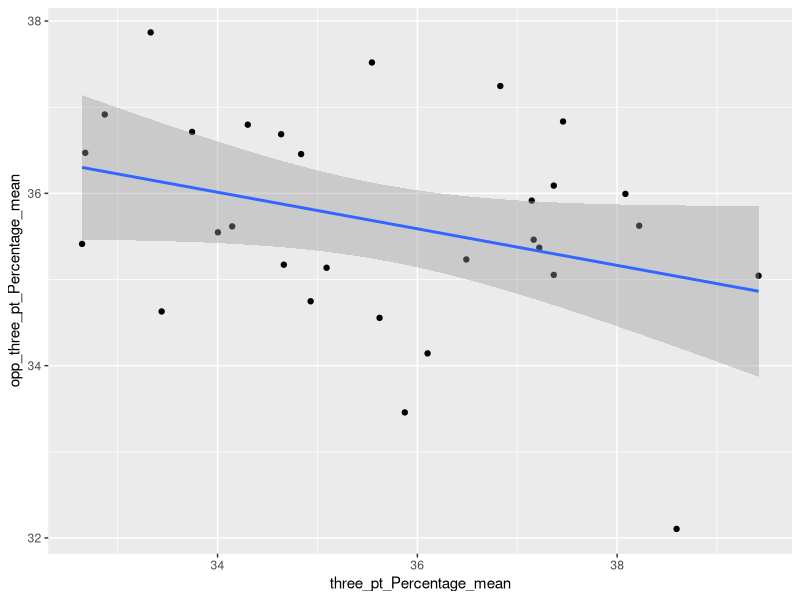
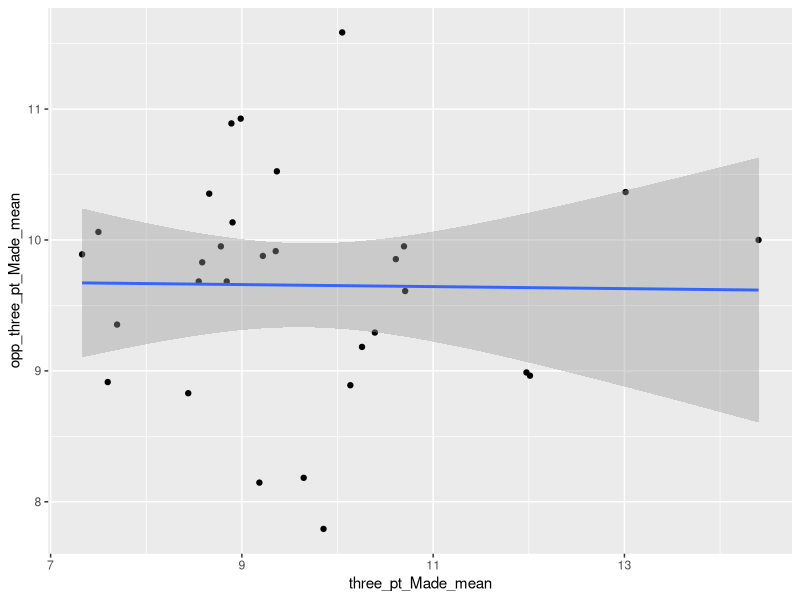
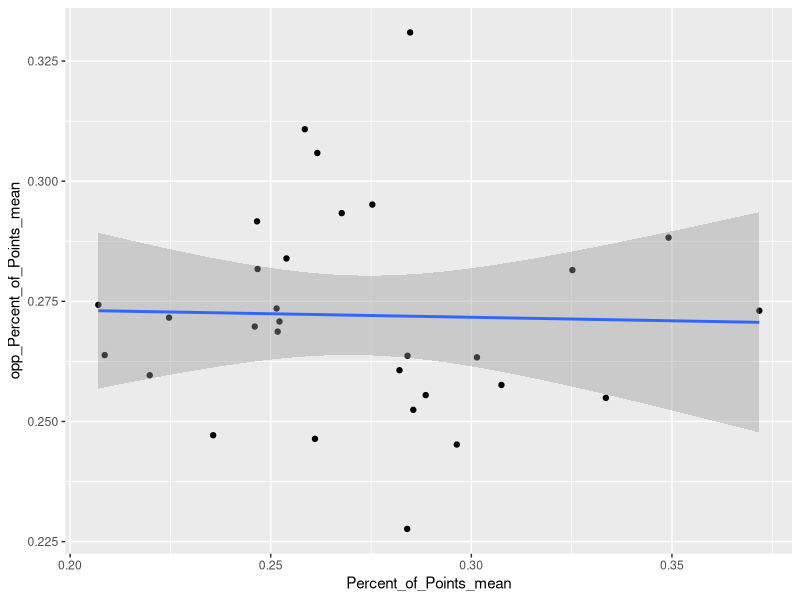
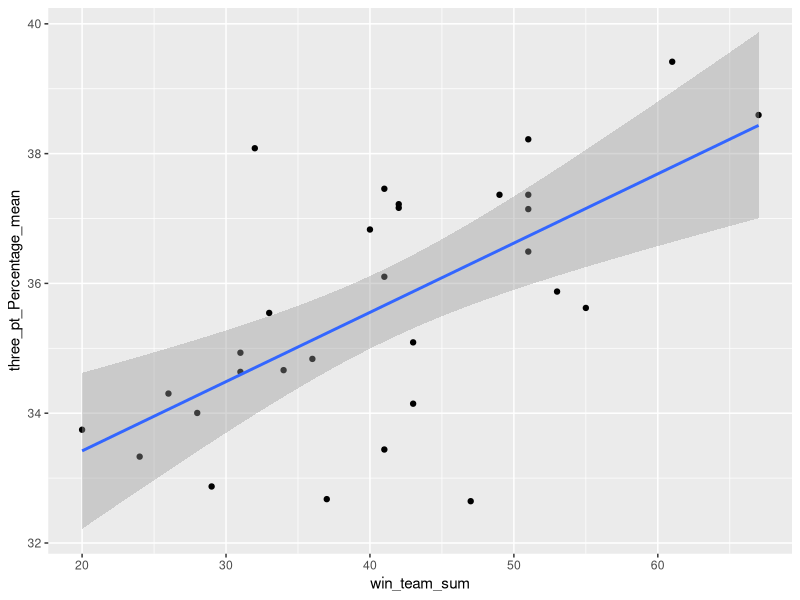
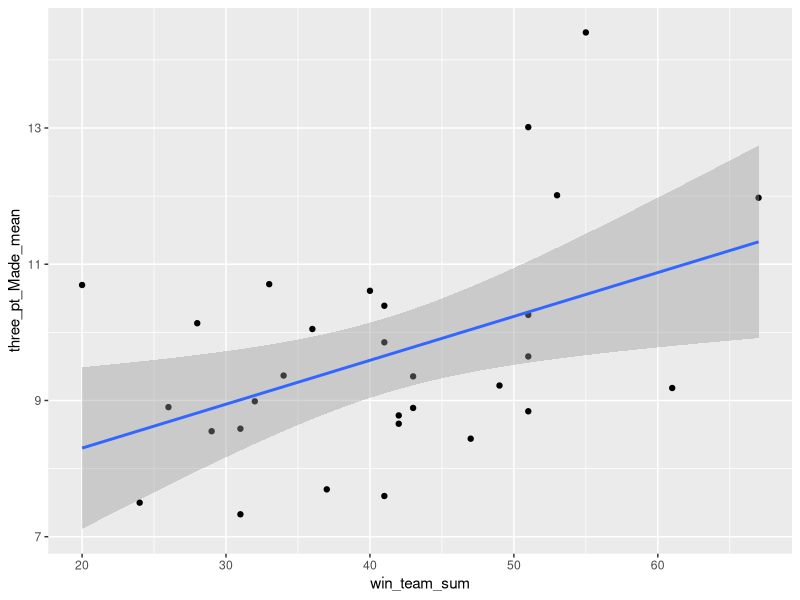
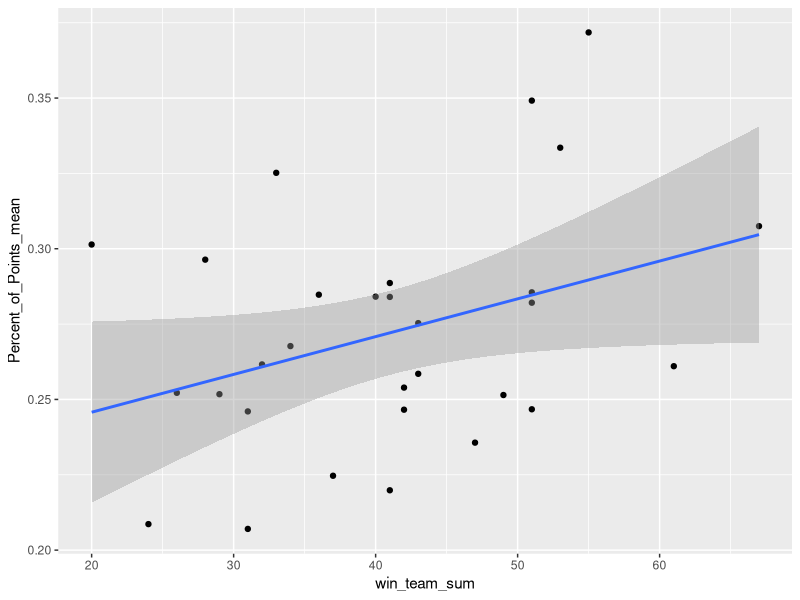
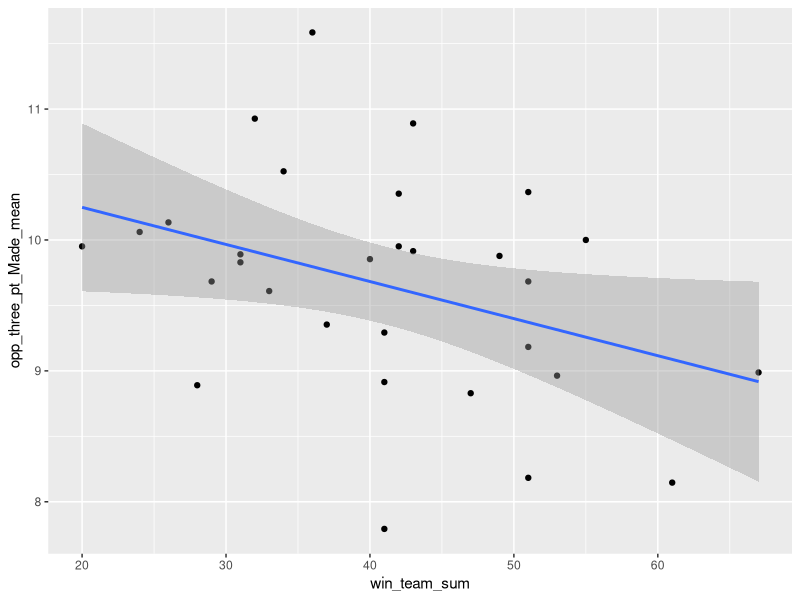
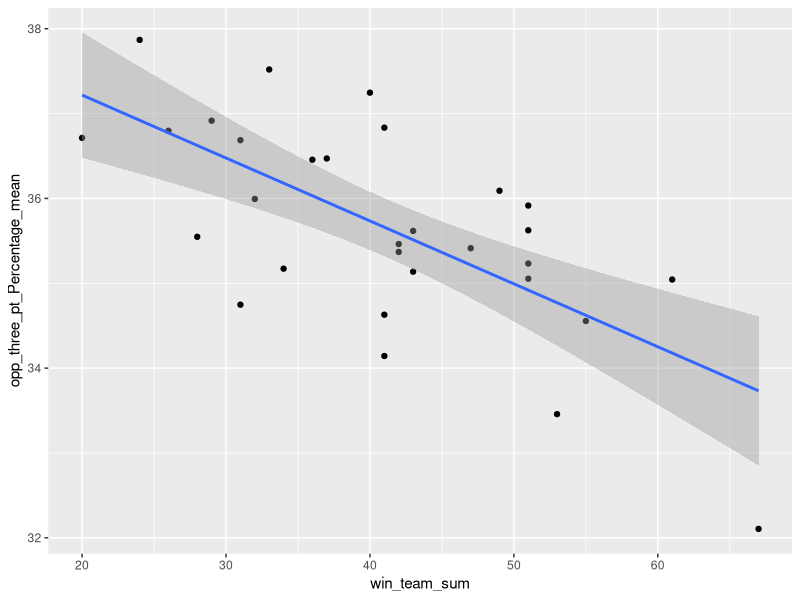

Here is the R script that generated these plots, in order: (Note: this script raises an error after producing the figures.)
library(ggplot2)
library(dplyr)
library(tidyr)
library(Hmisc)

team_statistics <- read.csv("team_statistics.csv")

team_statistics <- team_statistics[,2:10]


# No linear relation
team_statistics %>% ggplot(aes(x = three_pt_Percentage_mean, y = opp_three_pt_Percentage_mean)) +
  geom_point() + 
  geom_smooth(method = "lm")

# No linear relation
team_statistics %>% ggplot(aes(x = three_pt_Made_mean, y = opp_three_pt_Made_mean)) +
  geom_point() + 
  geom_smooth(method = "lm")

# No linear relation
team_statistics %>% ggplot(aes(x = Percent_of_Points_mean, y = opp_Percent_of_Points_mean)) + 
  geom_point() + 
  geom_smooth(method = "lm")


# Positive linear relation, high residuals
team_statistics %>% ggplot(aes(x = win_team_sum, y = three_pt_Percentage_mean)) + 
  geom_point() + 
  geom_smooth(method = "lm")

wins_v_tpp <- lm(three_pt_Percentage_mean ~ win_team_sum, data = team_statistics)


# Positive linear relation, high residuals
team_statistics %>% ggplot(aes(x = win_team_sum, y = three_pt_Made_mean)) + 
  geom_point() + 
  geom_smooth(method = "lm")

wins_v_tpm <- lm(three_pt_Made_mean ~ win_team_sum, data = team_statistics)


# Positive linear relation, high residuals
team_statistics %>% ggplot(aes(x = win_team_sum, y = Percent_of_Points_mean)) + 
  geom_point() + 
  geom_smooth(method = "lm")

wins_v_pop <- lm(Percent_of_Points_mean ~ win_team_sum, data = team_statistics)


# Negative linear relation, high residuals
team_statistics %>% ggplot(aes(x = win_team_sum, y = opp_three_pt_Made_mean)) + 
  geom_point() + 
  geom_smooth(method = "lm")

wins_v_otpm <- lm(opp_three_pt_Made_mean ~ win_team_sum, data = team_statistics)


# Negative linear relation, small residuals
team_statistics %>% ggplot(aes(x = win_team_sum, y = opp_three_pt_Percentage_mean)) + 
  geom_point() +
  geom_smooth(method = "lm")

wins_v_otpp <- lm(opp_three_pt_Percentage_mean ~ win_team_sum, data = team_statistics)


# No linear relation
team_statistics %>% ggplot(aes(x = win_team_sum, y = opp_Percent_of_Points_mean)) + 
  geom_point() + 
  geom_smooth(method = "lm")

# Positive linear relation, high residuals
team_statistics %>% ggplot(aes(x = win_team_sum, y = diff_tpm)) +
  geom_point() +
  geom_smooth(method = "lm")

# Positive linear relation, small residuals
team_statistics %>% ggplot(aes(x = win_team_sum, y = diff_tpp)) +
  geom_point() +
  geom_smooth(method = "lm")

# Positive linear relation, high residuals
team_statistics %>% ggplot(aes(x = win_team_sum, y = diff_pop)) +
  geom_point() +
  geom_smooth(method = "lm")
